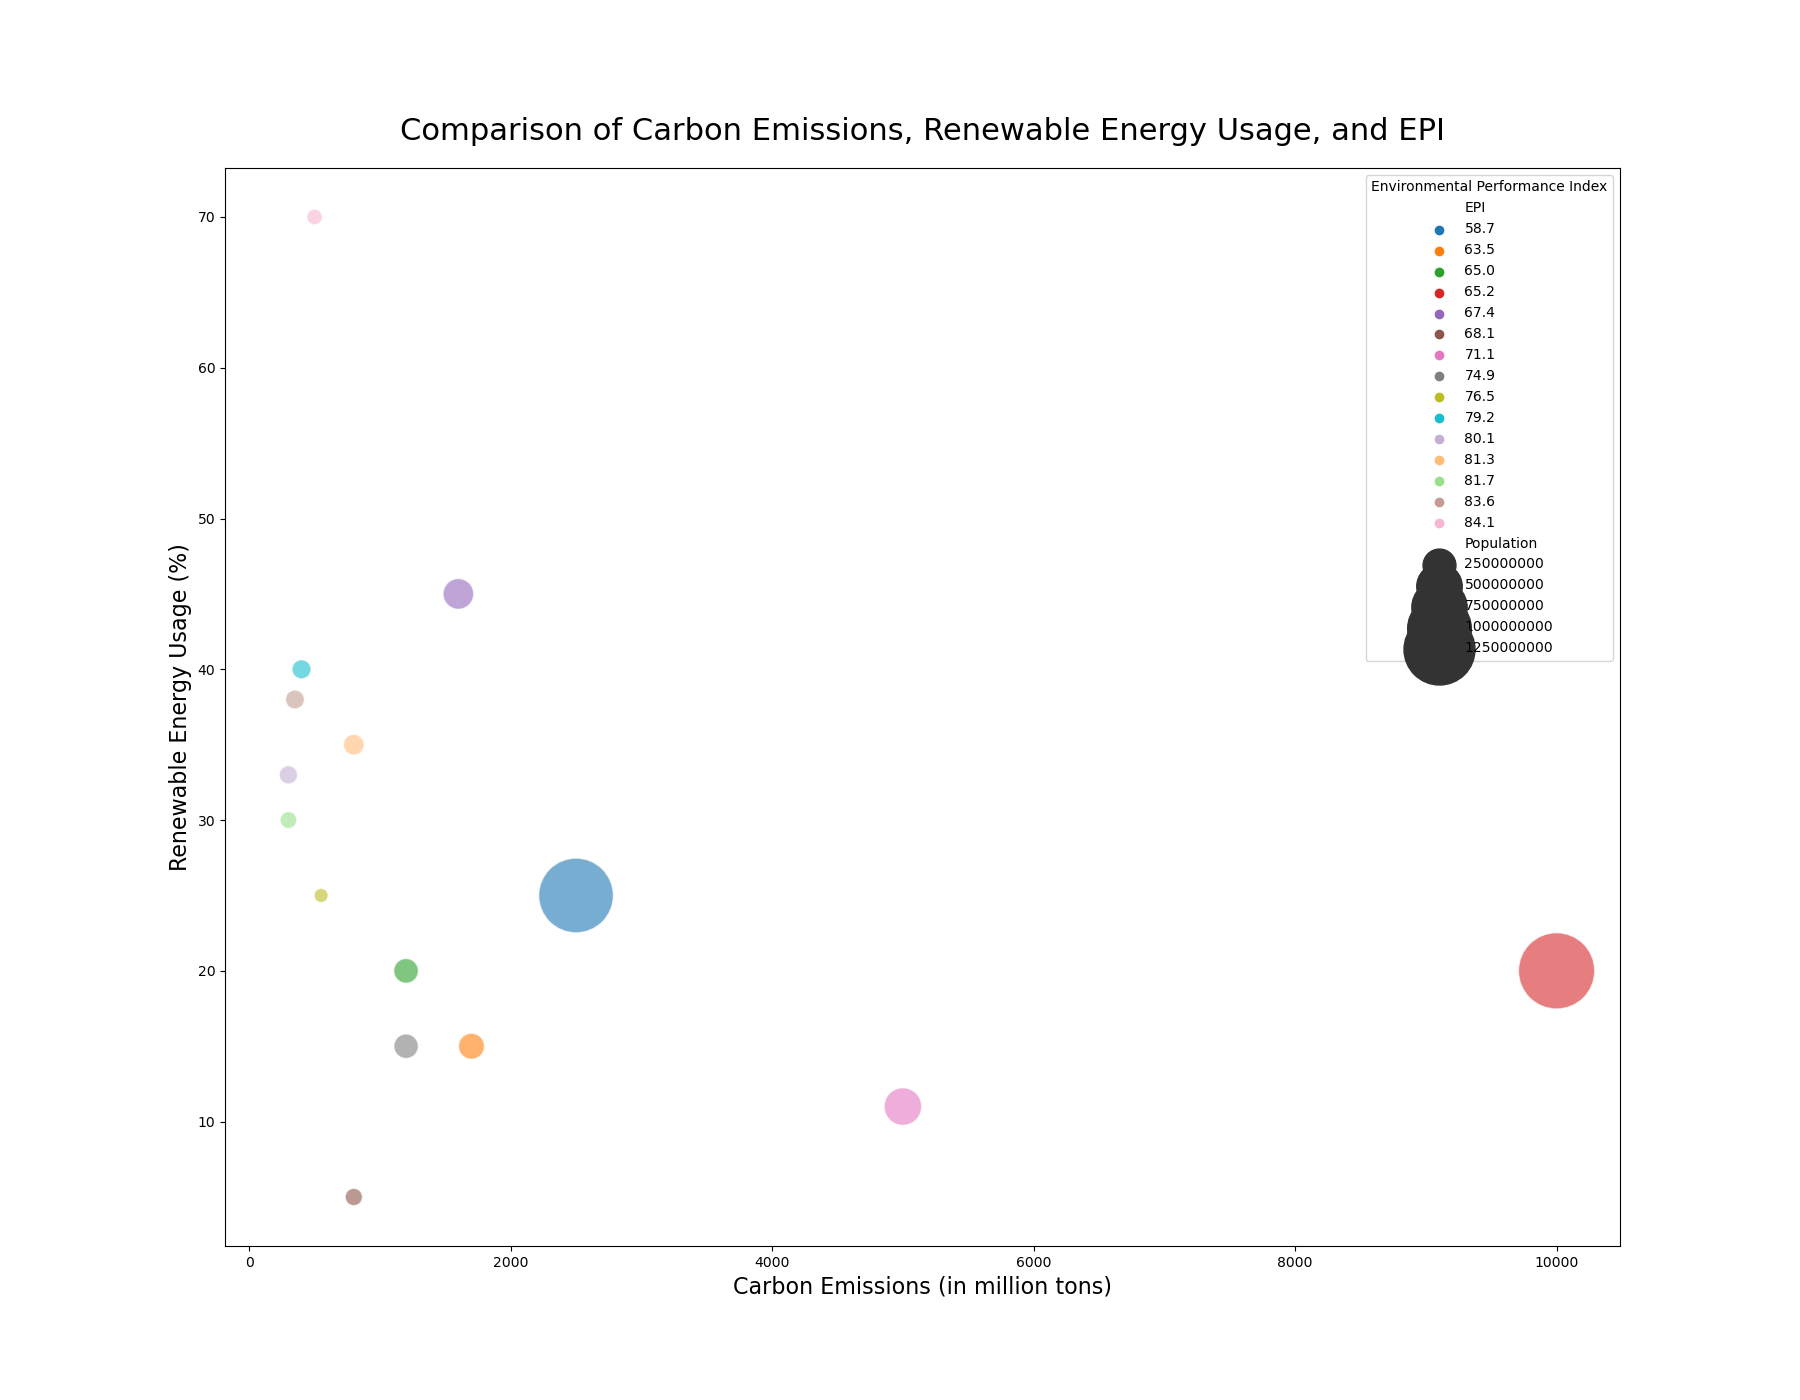

This figure's Python source:

import seaborn as sns
import pandas as pd
import matplotlib.pyplot as plt

data = pd.DataFrame({
    'Country': ['USA', 'China', 'Japan', 'Germany', 'India', 'UK', 'France', 'Italy', 'Brazil', 'Canada', 'Russia', 'South Korea', 'Australia', 'Spain', 'Mexico'],
    'CarbonEmissions': [5000, 10000, 1200, 800, 2500, 400, 350, 300, 1600, 500, 1700, 800, 550, 300, 1200],
    'RenewableEnergy': [11, 20, 15, 35, 25, 40, 38, 33, 45, 70, 15, 5, 25, 30, 20],
    'EPI': [71.1, 65.2, 74.9, 81.3, 58.7, 79.2, 83.6, 80.1, 67.4, 84.1, 63.5, 68.1, 76.5, 81.7, 65.0],
    'Population': [331002651, 1439323776, 126476461, 83783942, 1380004385, 67886011, 65273511, 60461826, 212559417, 37742154, 145912025, 51269185, 25499884, 46754778, 128932753]
})

plt.figure(figsize=(18, 14))
bubble_chart = sns.scatterplot(
    data=data,
    x='CarbonEmissions',
    y='RenewableEnergy',
    size='Population',
    hue='EPI',
    palette=['#1f77b4', '#ff7f0e', '#2ca02c', '#d62728', '#9467bd', '#8c564b', '#e377c2', '#7f7f7f', '#bcbd22', '#17becf', '#c5b0d5', '#ffbb78', '#98df8a', '#c49c94', '#f7b6d2'],
    sizes=(100, 3000),
    alpha=0.6
)

plt.legend(title='Environmental Performance Index', loc='upper right')
plt.title('Comparison of Carbon Emissions, Renewable Energy Usage, and EPI', fontsize=22, pad=20)
plt.xlabel('Carbon Emissions (in million tons)', fontsize=16)
plt.ylabel('Renewable Energy Usage (%)', fontsize=16)
plt.show()
